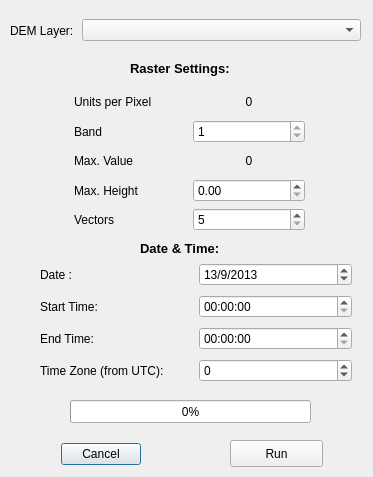
<?xml version="1.0" encoding="UTF-8"?>
<ui version="4.0">
 <class>SolarAccess</class>
 <widget class="QDialog" name="SolarAccess">
  <property name="geometry">
   <rect>
    <x>0</x>
    <y>0</y>
    <width>373</width>
    <height>477</height>
   </rect>
  </property>
  <property name="sizePolicy">
   <sizepolicy hsizetype="Preferred" vsizetype="Preferred">
    <horstretch>0</horstretch>
    <verstretch>0</verstretch>
   </sizepolicy>
  </property>
  <property name="minimumSize">
   <size>
    <width>0</width>
    <height>250</height>
   </size>
  </property>
  <property name="windowTitle">
   <string>Solar Access</string>
  </property>
  <widget class="QWidget" name="horizontalLayoutWidget">
   <property name="geometry">
    <rect>
     <x>10</x>
     <y>10</y>
     <width>351</width>
     <height>41</height>
    </rect>
   </property>
   <layout class="QHBoxLayout" name="horizontalLayout">
    <property name="spacing">
     <number>8</number>
    </property>
    <item>
     <widget class="QLabel" name="layer_prompt">
      <property name="text">
       <string>DEM Layer:</string>
      </property>
     </widget>
    </item>
    <item>
     <widget class="QgsMapLayerComboBox" name="comboBox">
      <property name="sizePolicy">
       <sizepolicy hsizetype="Expanding" vsizetype="Fixed">
        <horstretch>0</horstretch>
        <verstretch>0</verstretch>
       </sizepolicy>
      </property>
      <property name="filters">
       <set>QgsMapLayerProxyModel::RasterLayer</set>
      </property>
     </widget>
    </item>
   </layout>
  </widget>
  <widget class="QLabel" name="label_2">
   <property name="geometry">
    <rect>
     <x>130</x>
     <y>60</y>
     <width>121</width>
     <height>17</height>
    </rect>
   </property>
   <property name="text">
    <string>&lt;!DOCTYPE HTML PUBLIC &quot;-//W3C//DTD HTML 4.0//EN&quot; &quot;http://www.w3.org/TR/REC-html40/strict.dtd&quot;&gt;
&lt;html&gt;&lt;head&gt;&lt;meta name=&quot;qrichtext&quot; content=&quot;1&quot; /&gt;&lt;style type=&quot;text/css&quot;&gt;
p, li { white-space: pre-wrap; }
&lt;/style&gt;&lt;/head&gt;&lt;body style=&quot; font-family:'Sans'; font-size:10pt; font-weight:400; font-style:normal;&quot;&gt;
&lt;p style=&quot; margin-top:0px; margin-bottom:0px; margin-left:0px; margin-right:0px; -qt-block-indent:0; text-indent:0px;&quot;&gt;&lt;span style=&quot; font-weight:600;&quot;&gt;Raster Settings:&lt;/span&gt;&lt;/p&gt;&lt;/body&gt;&lt;/html&gt;</string>
   </property>
   <property name="textFormat">
    <enum>Qt::RichText</enum>
   </property>
  </widget>
  <widget class="QWidget" name="layoutWidget">
   <property name="geometry">
    <rect>
     <x>74</x>
     <y>90</y>
     <width>231</width>
     <height>141</height>
    </rect>
   </property>
   <layout class="QGridLayout" name="gridLayout_2">
    <item row="2" column="0">
     <widget class="QLabel" name="label_3">
      <property name="text">
       <string>Band</string>
      </property>
     </widget>
    </item>
    <item row="3" column="0">
     <widget class="QLabel" name="label">
      <property name="text">
       <string>Max. Value</string>
      </property>
     </widget>
    </item>
    <item row="4" column="0">
     <widget class="QLabel" name="label_7">
      <property name="text">
       <string>Max. Height</string>
      </property>
     </widget>
    </item>
    <item row="2" column="1">
     <widget class="QSpinBox" name="spinBox_bands">
      <property name="minimum">
       <number>1</number>
      </property>
      <property name="maximum">
       <number>1</number>
      </property>
     </widget>
    </item>
    <item row="1" column="1">
     <widget class="QLabel" name="label_unitsPerPx">
      <property name="text">
       <string>0</string>
      </property>
      <property name="alignment">
       <set>Qt::AlignCenter</set>
      </property>
     </widget>
    </item>
    <item row="3" column="1">
     <widget class="QLabel" name="label_maxValue">
      <property name="text">
       <string>0</string>
      </property>
      <property name="alignment">
       <set>Qt::AlignCenter</set>
      </property>
     </widget>
    </item>
    <item row="1" column="0">
     <widget class="QLabel" name="label_5">
      <property name="text">
       <string>Units per Pixel</string>
      </property>
     </widget>
    </item>
    <item row="4" column="1">
     <widget class="QDoubleSpinBox" name="spinBox_maxHt">
      <property name="maximum">
       <double>100000.000000000000000</double>
      </property>
     </widget>
    </item>
    <item row="5" column="0">
     <widget class="QLabel" name="label_4">
      <property name="text">
       <string>Vectors</string>
      </property>
     </widget>
    </item>
    <item row="5" column="1">
     <widget class="QSpinBox" name="spinBox_vectors">
      <property name="minimum">
       <number>5</number>
      </property>
      <property name="maximum">
       <number>100</number>
      </property>
     </widget>
    </item>
   </layout>
  </widget>
  <widget class="QProgressBar" name="progressBar">
   <property name="geometry">
    <rect>
     <x>70</x>
     <y>400</y>
     <width>241</width>
     <height>23</height>
    </rect>
   </property>
   <property name="value">
    <number>0</number>
   </property>
  </widget>
  <widget class="QWidget" name="horizontalLayoutWidget_2">
   <property name="geometry">
    <rect>
     <x>10</x>
     <y>440</y>
     <width>181</width>
     <height>29</height>
    </rect>
   </property>
   <layout class="QHBoxLayout" name="horizontalLayout_2">
    <property name="bottomMargin">
     <number>0</number>
    </property>
    <item>
     <widget class="QDialogButtonBox" name="buttonBox">
      <property name="sizePolicy">
       <sizepolicy hsizetype="Minimum" vsizetype="Fixed">
        <horstretch>0</horstretch>
        <verstretch>0</verstretch>
       </sizepolicy>
      </property>
      <property name="layoutDirection">
       <enum>Qt::LeftToRight</enum>
      </property>
      <property name="orientation">
       <enum>Qt::Horizontal</enum>
      </property>
      <property name="standardButtons">
       <set>QDialogButtonBox::Cancel</set>
      </property>
      <property name="centerButtons">
       <bool>true</bool>
      </property>
     </widget>
    </item>
   </layout>
  </widget>
  <widget class="QPushButton" name="runButton">
   <property name="geometry">
    <rect>
     <x>230</x>
     <y>440</y>
     <width>93</width>
     <height>27</height>
    </rect>
   </property>
   <property name="text">
    <string>Run</string>
   </property>
  </widget>
  <widget class="QLabel" name="label_6">
   <property name="geometry">
    <rect>
     <x>140</x>
     <y>240</y>
     <width>121</width>
     <height>17</height>
    </rect>
   </property>
   <property name="text">
    <string>&lt;!DOCTYPE HTML PUBLIC &quot;-//W3C//DTD HTML 4.0//EN&quot; &quot;http://www.w3.org/TR/REC-html40/strict.dtd&quot;&gt;
&lt;html&gt;&lt;head&gt;&lt;meta name=&quot;qrichtext&quot; content=&quot;1&quot; /&gt;&lt;style type=&quot;text/css&quot;&gt;
p, li { white-space: pre-wrap; }
&lt;/style&gt;&lt;/head&gt;&lt;body style=&quot; font-family:'Sans'; font-size:10pt; font-weight:400; font-style:normal;&quot;&gt;
&lt;p style=&quot; margin-top:0px; margin-bottom:0px; margin-left:0px; margin-right:0px; -qt-block-indent:0; text-indent:0px;&quot;&gt;&lt;span style=&quot; font-weight:600;&quot;&gt;Date &amp;amp; Time:&lt;/span&gt;&lt;/p&gt;&lt;/body&gt;&lt;/html&gt;</string>
   </property>
   <property name="textFormat">
    <enum>Qt::RichText</enum>
   </property>
  </widget>
  <widget class="QWidget" name="layoutWidget_2">
   <property name="geometry">
    <rect>
     <x>40</x>
     <y>260</y>
     <width>312</width>
     <height>128</height>
    </rect>
   </property>
   <layout class="QGridLayout" name="gridLayout_3">
    <item row="3" column="0">
     <widget class="QLabel" name="label_12">
      <property name="text">
       <string>Time Zone (from UTC):</string>
      </property>
     </widget>
    </item>
    <item row="3" column="2">
     <widget class="QSpinBox" name="spinBox_tz">
      <property name="minimum">
       <number>-12</number>
      </property>
      <property name="maximum">
       <number>14</number>
      </property>
      <property name="value">
       <number>0</number>
      </property>
     </widget>
    </item>
    <item row="0" column="0">
     <widget class="QLabel" name="label_10">
      <property name="text">
       <string>Date :</string>
      </property>
     </widget>
    </item>
    <item row="0" column="2">
     <widget class="QDateEdit" name="dateEdit">
      <property name="date">
       <date>
        <year>2013</year>
        <month>9</month>
        <day>13</day>
       </date>
      </property>
      <property name="displayFormat">
       <string>dd/M/yyyy</string>
      </property>
      <property name="currentSectionIndex">
       <number>0</number>
      </property>
     </widget>
    </item>
    <item row="1" column="0">
     <widget class="QLabel" name="label_11">
      <property name="text">
       <string>Start Time:</string>
      </property>
     </widget>
    </item>
    <item row="1" column="2">
     <widget class="QTimeEdit" name="start_time"/>
    </item>
    <item row="2" column="2">
     <widget class="QTimeEdit" name="end_time"/>
    </item>
    <item row="2" column="0">
     <widget class="QLabel" name="label_13">
      <property name="text">
       <string>End Time:</string>
      </property>
     </widget>
    </item>
   </layout>
  </widget>
 </widget>
 <customwidgets>
  <customwidget>
   <class>QgsMapLayerComboBox</class>
   <extends>QComboBox</extends>
   <header>qgsmaplayercombobox.h</header>
  </customwidget>
 </customwidgets>
 <resources/>
 <connections>
  <connection>
   <sender>buttonBox</sender>
   <signal>rejected()</signal>
   <receiver>SolarAccess</receiver>
   <slot>reject()</slot>
   <hints>
    <hint type="sourcelabel">
     <x>94</x>
     <y>352</y>
    </hint>
    <hint type="destinationlabel">
     <x>32</x>
     <y>319</y>
    </hint>
   </hints>
  </connection>
 </connections>
</ui>
